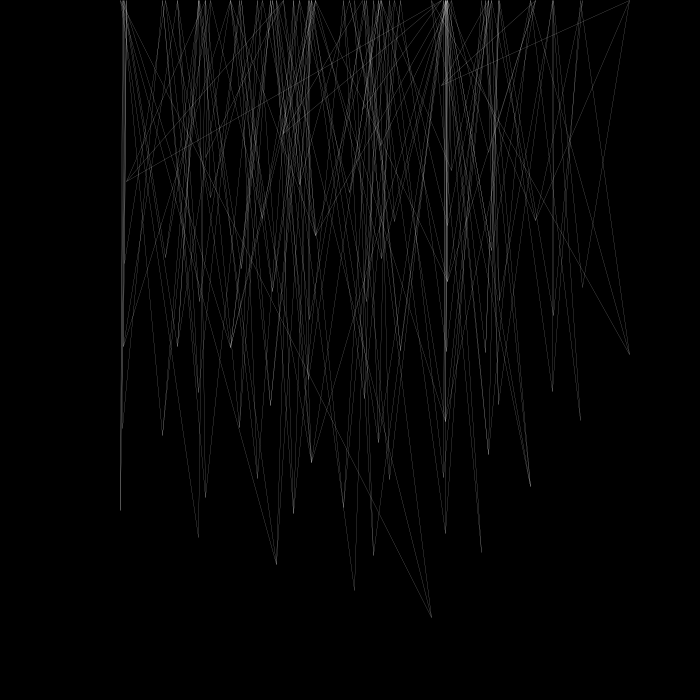
Frame 1 (no input)
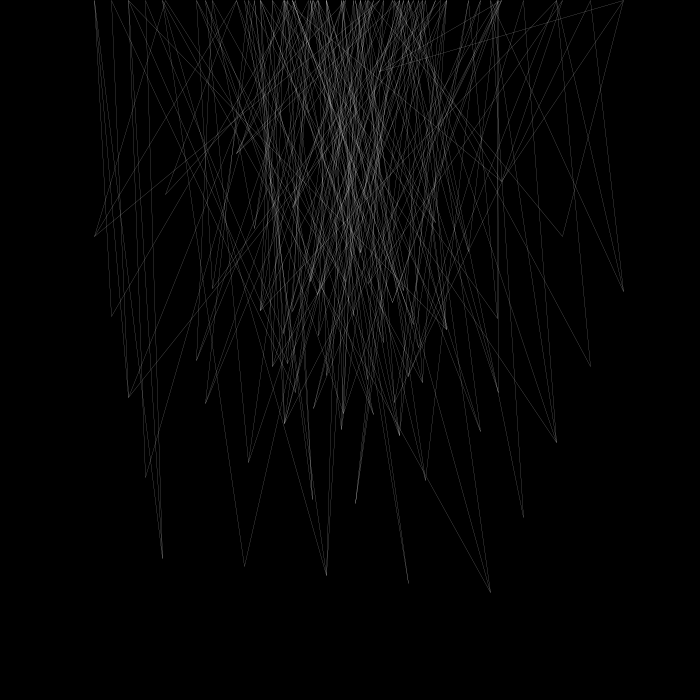
Frame 60 (the mouse pressed at the canvas centre just before this capture)
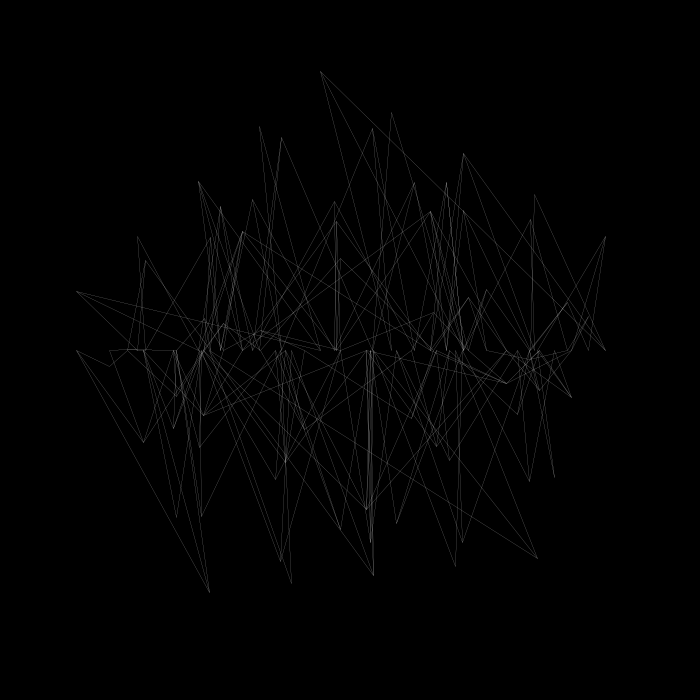
Frame 120 (the mouse held since frame 60 and released just before this capture)

The Processing sketch that drew these frames (run headless with seeded random() and noise(); from frame 60 on, the mouse is pressed at the canvas centre):

// Processing sketch: processing_127227
// ── processing_127227.pde

//practice for Assignment 7:Season's Greetings 0108
//practice on drawing pentagon using fractal
//base code refference by schien@mail.ncku.edu.tw
//by chen-hsin chang

FractalRoot pentagon;
float _strutFactor = 0.2;
float _strutNoise;
int _maxLevels = 2;

void setup() { 
  size(700, 700); 
  _strutNoise = random(10);
}

void draw() {
  background(0);
  _strutNoise += 0.01; 
  _strutFactor = (noise(_strutNoise)*3)-1;
  pentagon = new FractalRoot(frameCount); 
  pentagon.drawShape();
}



// the class to represent the pentagons
class FractalRoot { 
  PointObj[] pointArr = new PointObj[5]; 
  Branch rootBranch;

  FractalRoot(float startAngle) { 
    float centX = width/2; 
    float centY = height/2; 
    int count = 0; 
    for (int i = 0; i<360; i+=72) {
      float x = centX+(280*cos(radians(startAngle+i))); 
      float y = centY+(280*sin(radians(startAngle+i))); 
      pointArr[count] = new PointObj(x, y); 
      count++;
    } 

    rootBranch = new Branch(0, 0, pointArr);
  }

  void drawShape() { 
    rootBranch.drawMe();
  }
}

// supporting class to store points
class PointObj {
  float x, y;
  PointObj(float ex, float ey) {
    x = ex;
    y = ey;
  }
}

// supporting class to store branches
class Branch {
  int level, num;
  PointObj[] outerPoints = {
  };
  PointObj[] midPoints = {
  };
  PointObj[] projPoints = {
  };
  Branch[] myBranches = {
  };

  Branch(int lev, int n, PointObj[] points) {
    level= lev;
    num = n;
    outerPoints = points;
    midPoints = calcMidPoints();
    projPoints = calcProjPoints();
    if (level < _maxLevels) {
      Branch childBranch = new Branch(level+1, 0, projPoints); 
      myBranches = (Branch[])append(myBranches, childBranch);

      for (int k=0; k<outerPoints.length; k++) { 
        int nextk = (k+4)%outerPoints.length; 
        PointObj[] newPoints = {
          outerPoints[k], midPoints[k], projPoints[k], projPoints[nextk], midPoints[nextk]
        }; 
        childBranch = new Branch(level+1, k+1, newPoints);
        myBranches = (Branch[])append(myBranches, childBranch);
      }
    }
  }

  void drawMe() {
    strokeWeight((5 - level)/10);
    stroke(255);
    for (int i=0; i<outerPoints.length; i++) {
      int nexti = i+1;
      if (nexti == outerPoints.length) {
        nexti = 0;
      }
      line(outerPoints[i].x, outerPoints[i].y, outerPoints[nexti].x, mouseY);
    }

    /*
    // draw midpoints and projected lines
     strokeWeight(0.5); 
     fill(255, 150); 
     for (int j=0; j<midPoints.length; j++) {
     // draw midpoint
     ellipse(midPoints[j].x, midPoints[j].y, 15, 15);
     // draw projected line
     line(midPoints[j].x, midPoints[j].y, projPoints[j].x, projPoints[j].y); 
     ellipse(projPoints[j].x, projPoints[j].y, 15, 15);
     }
     */

    // ask the branches to draw themselves
    for (int k=0; k<myBranches.length; k++) {
      myBranches[k].drawMe();
    }
  }

  // methods for midpoint extrusion
  // the extrusion for any two points
  PointObj calcProjPoint(PointObj mp, PointObj op) { 
    float px, py; 
    px = mp.x + ((op.x - mp.x) * _strutFactor); 
    py = mp.y + ((op.y - mp.y) * _strutFactor); 
    return new PointObj(px, py);
  }
  // the extrusions for all midpoints
  PointObj[] calcProjPoints() {
    PointObj[] strutArray = new PointObj[midPoints.length]; 
    for (int i=0; i<midPoints.length; i++) {
      int nexti = (i+3)%midPoints.length; 
      PointObj thisSP = calcProjPoint(midPoints[i], outerPoints[nexti]); 
      strutArray[i] = thisSP;
    }
    return strutArray;
  }

  // methods for midpoint calculations
  // the midpoint between two points
  PointObj calcMidPoint(PointObj end1, PointObj end2) { 
    float mx, my; 
    mx = (end1.x + end2.x)/2; 
    my = (end1.y + end2.y)/2;
    return new PointObj(mx, my);
  }
  // the midpoints for all edges
  PointObj[] calcMidPoints() { 
    PointObj[] mpArray = new PointObj[outerPoints.length]; 
    for (int i = 0; i < outerPoints.length; i++) {
      int nexti = i+1; 
      if (nexti == outerPoints.length) {
        nexti = 0;
      }
      PointObj thisMP = calcMidPoint(outerPoints[i], outerPoints[nexti]); 
      mpArray[i] = thisMP;
    }
    return mpArray;
  }
}
